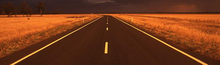
%> input picture Practicas/Practica5_DeteccionBordes/P5.tif, 220 x 65 px, shrunk from 635 x 188 before the run
$ octave Practica_5_tercera_parte.m   (GNU Octave 9; MATLAB toolbox functions it lacks are replaced by stand-ins)
%> lines starting %> are read from the running program, lines starting %| are printed output that depends on the picture; in (x1, y1, x2, y2) boxes, pixels count from 0 and x2, y2 are one past the last pixel; in counts of white or black regions, pixels touching at a corner belong together; the program's own positions count from 1
### Practicas/Practica5_DeteccionBordes/Funcion_Calcula_Gradiente.m
function [Gx, Gy, ModG] = Funcion_Calcula_Gradiente(imagen, Hx, Hy)

    % Obtenemos tamaño de la imagen
    [filas, columnas] = size(imagen);

    % Obtenemos tamaño de las mascaras Hx y Hy que serán
    % de las mismas dimensiones
    [filasMascara, columnasMascara] = size(Hx);

    paddingFilas = floor(filasMascara / 2);
    paddingColumnas = floor(columnasMascara / 2);

    % Aplicar relleno simétrico a la imagen. El relleno de borde simétrico
    % extiende la imagen reflejando los píxeles más cercanos al borde de la
    % imagen original. Esto garantiza que no se introduzcan artefactos no
    % deseados en los bordes de la imagen resultante después de la convolución.
    imagenRellenada = padarray(imagen, [paddingFilas, paddingColumnas], "symmetric");

    % Inicializamos los gradientes
    Gx = zeros(size(imagenRellenada), "double");
    Gy = zeros(size(imagenRellenada), "double");

    % Se aplica convolución con Gauss para suavizar la imagen
    imagenRellenada = imgaussfilt(imagenRellenada, 1);

    % Iterar sobre cada píxel de la imagen
    for i = 1 + paddingFilas:filas + paddingFilas
        for j = 1 + paddingColumnas:columnas + paddingColumnas

            % Inicializar la suma para este píxel
            sumaX = 0;
            sumaY = 0;

            %disp("Posicion Imagen: " + "(" + i + ", " + j + ")");

            for m = 1: filasMascara
                for n = 1:columnasMascara

                    % Obtener las coordenadas del píxel en la imagen
                    % correspondiente al elemento de la máscara
                    filaImagen = i + m - paddingFilas - 1;
                    columnaImagen = j + n - paddingColumnas - 1;

                    %disp("Posicion Mascara: " + "(" + filaImagen + ", " + columnaImagen + ")");

                    % Verificar si el píxel está dentro de los límites de la imagen
                    if filaImagen >= 1 && filaImagen <= filas && columnaImagen >= 1 && columnaImagen <= columnas
                        % Sumar el producto del píxel en la imagen y el elemento del kernel
                        sumaX = sumaX + double(imagenRellenada(filaImagen, columnaImagen)) * Hx(m, n);
                        sumaY = sumaY + double(imagenRellenada(filaImagen, columnaImagen)) * Hy(m, n);
                    end

                end
            end

            Gx(i, j) = sumaX;
            Gy(i, j) = sumaY;

        end
    end

    % Recortar los gradientes al tamaño original
    Gx = Gx(1 + paddingFilas : filas ...
        + paddingFilas, 1 + paddingColumnas : columnas + paddingColumnas);
    Gy = Gy(1 + paddingFilas : filas ...
        + paddingFilas, 1 + paddingColumnas : columnas + paddingColumnas);

    % Se calcula la magnitud elevando cada elemento de los gradientes al
    % cuadrado, sumandolos y aplicando raiz cuadrada
    ModG = sqrt(Gx.^2 + Gy.^2);
end

### Practicas/Practica5_DeteccionBordes/calcularAnguloGradiente.m
function anguloGradiente = calcularAnguloGradiente(Gx, Gy)

    % Gx y Gy tienen ambos el mismo tamaño
    [filas, columnas] = size(Gx);

    anguloGradiente = zeros(filas, columnas, "double");

    for i = 1:filas
        for j = 1:columnas
            anguloGradiente(i, j) = atan((Gy(i, j)/Gx(i, j)));
        end
    end

    % Algunos valores contienen NaN, esto indica que no existe
    % cambio de intensidad en ninguna direccion, por lo que se
    % sustituye su valor por 0
    indicesNaN = isnan(anguloGradiente);

    anguloGradiente(indicesNaN) = 0;
end

### Practicas/Practica5_DeteccionBordes/aplicarSupresionNoMaxima.m
function imagenSupresion = aplicarSupresionNoMaxima(Em, Eo)

    % Creamos las direcciones y las convertimos a radianes
    d = [deg2rad(0), deg2rad(45), deg2rad(90), deg2rad(135)];

    % Obtenemos el tamaño de la magnitud y el angulo, que son idénticos
    [filas, columnas] = size(Em);

    % Inicializamos la imagen de supresión no máxima
    imagenSupresion = zeros(filas, columnas, "double");

    for i = 1:filas
        for j = 1:columnas

            % Obtenemos la dirección del ángulo del gradiente
            direccionEo = Eo(i,j);

            % Se restan las direcciones preestablecidas con la dirección
            % del ángulo del gradiente, y se coge su valor absoluto
            diferenciaDirecciones = [abs(d(1) - direccionEo), ...
                abs(d(2) - direccionEo), abs(d(3) - direccionEo), ...
                abs(d(4) - direccionEo)];

            % Aquella resta con menor valor indicara en indice de la
            % dirección más aproximada
            indiceDireccionAproximada = find(diferenciaDirecciones == ...
                min(diferenciaDirecciones));

            direccionAproximada = d(indiceDireccionAproximada);

            if direccionAproximada == d(1)
                indicesAEvaluar = [i, (j - 1), i, (j + 1)];
            elseif direccionAproximada == d(2)
                indicesAEvaluar = [(i + 1), (j - 1), (i - 1), (j + 1)];
            elseif direccionAproximada == d(3)
                indicesAEvaluar = [(i - 1), j, (i + 1), j];
            elseif direccionAproximada == d(4)
                indicesAEvaluar = [(i - 1), (j - 1), (i + 1), (j + 1)];
            end

            pixelDireccionNegativa = 0;
            pixelDireccionPositiva = 0;

            % Si el pixel esta fuera de los límites de la imagen se ignora
            % dejando por defecto el valor 0, evitandose que Em(i,j)
            % pudiese ser menor
            if indicesAEvaluar(1) >= 1 && indicesAEvaluar(1) <= filas ...
                    && indicesAEvaluar(2) >= 1 && indicesAEvaluar(2) <= columnas

                pixelDireccionNegativa = Em(indicesAEvaluar(1), indicesAEvaluar(2));

            end

            if indicesAEvaluar(3) >= 1 && indicesAEvaluar(3) <= filas ...
                    && indicesAEvaluar(4) >= 1 && indicesAEvaluar(4) <= columnas

                pixelDireccionPositiva = Em(indicesAEvaluar(3), indicesAEvaluar(4));

            end

            pixelAExaminar = Em(i, j);

            if pixelAExaminar < pixelDireccionNegativa || ...
                    pixelAExaminar < pixelDireccionPositiva

                imagenSupresion(i, j) = 0;

            else
                imagenSupresion(i, j) = pixelAExaminar;
            end


        end
    end

end

### Practicas/Practica5_DeteccionBordes/aplicarHisteresisDeUmbral.m
function imagenBordes = aplicarHisteresisDeUmbral(imagenSupresionNoMaxima, ...
    Eo, umbralInferior, umbralSuperior)

    [filas, columnas] = size(imagenSupresionNoMaxima);

    imagenBordes = zeros(filas, columnas, "double");

    % Creamos las direcciones y las convertimos a radianes
    d = [deg2rad(0), deg2rad(45), deg2rad(90), deg2rad(135)];

    for i = 1:filas
        for j = 1:columnas

            if imagenSupresionNoMaxima(i, j) > umbralSuperior

                % Marcamos el pixel actual en la imagen de bordes
                imagenBordes(i, j) = imagenSupresionNoMaxima(i, j);

                % La normal de borde es la perpendicular al borde, es
                % decir el ángulo del gradiente en ese punto. Por tanto,
                % se deben seguir las direcciones perpendiculares a Eo(i,j)

                % Primero localizamos la dirección más próxima a Eo(i,j)
                % Obtenemos la dirección del ángulo del gradiente
                direccionEo = Eo(i,j);

                % Se restan las direcciones preestablecidas con la dirección
                % del ángulo del gradiente, y se coge su valor absoluto
                diferenciaDirecciones = [abs(d(1) - direccionEo), ...
                    abs(d(2) - direccionEo), abs(d(3) - direccionEo), ...
                    abs(d(4) - direccionEo)];

                % Aquella resta con menor valor indicara en indice de la
                % dirección más aproximada
                indiceDireccionAproximada = find(diferenciaDirecciones == ...
                    min(diferenciaDirecciones));

                direccionAproximada = d(indiceDireccionAproximada);

                % Las perpendiculares a las direcciones serán los índices
                % que evaluemos. De 0º será 90º, de 45º será 135º, y así
                % sucesivamente
                if direccionAproximada == d(1)
                    indicesAEvaluar = [(i - 1), j, (i + 1), j];
                elseif direccionAproximada == d(2)
                    indicesAEvaluar = [(i - 1), (j - 1), (i + 1), (j + 1)];
                elseif direccionAproximada == d(3)
                    indicesAEvaluar = [i, (j - 1), i, (j + 1)];
                elseif direccionAproximada == d(4)
                    indicesAEvaluar = [(i + 1), (j - 1), (i - 1), (j + 1)];
                end

                % Si el pixel esta fuera de los límites de la imagen se ignora
                % dejando por defecto el valor 0, evitandose que Em(i,j)
                % pudiese ser menor
                if indicesAEvaluar(1) >= 1 && indicesAEvaluar(1) <= filas ...
                        && indicesAEvaluar(2) >= 1 && indicesAEvaluar(2) <= columnas

                    pixelDireccionNegativa = imagenSupresionNoMaxima(indicesAEvaluar(1), indicesAEvaluar(2));

                    if pixelDireccionNegativa > umbralInferior
                        imagenBordes(indicesAEvaluar(1), indicesAEvaluar(2)) ...
                            = pixelDireccionNegativa;
                    end

                end

                if indicesAEvaluar(3) >= 1 && indicesAEvaluar(3) <= filas ...
                        && indicesAEvaluar(4) >= 1 && indicesAEvaluar(4) <= columnas

                    pixelDireccionPositiva = imagenSupresionNoMaxima(indicesAEvaluar(3), indicesAEvaluar(4));

                     if pixelDireccionPositiva > umbralInferior
                        imagenBordes(indicesAEvaluar(3), indicesAEvaluar(4)) ...
                            = pixelDireccionPositiva;
                     end
                end

            end

        end
    end

end

### Practicas/Practica5_DeteccionBordes/aplicarLaplacianaGaussiana.m
function imagenLaplacianaGaussiana = aplicarLaplacianaGaussiana(imagen, ...
    desviacionTipica)

    % Calculamos máscara laplaciana-gaussiana

    % Calculamos el tamaño del operador W
    W = ceil(3 * 2 * sqrt(2) * desviacionTipica);

    % Centro de la máscara WxW
    center = (W-1)/2;

    % Inicializar la máscara del filtro Gaussiano
    filtroGaussiano = zeros(W);

    % Calcular la máscara del filtro Gaussiano manualmente
    for i = 1:W
        for j = 1:W
            % Distancias desde el centro de la máscara
            x = i - center - 1;
            y = j - center - 1;

            % Calcular el valor del filtro Gaussiano en (i,j)
            filtroGaussiano(i, j) = (1/(pi*desviacionTipica^4)) * ...
                ((x^2 + y^2) / (2 * desviacionTipica^2) - 1) * ...
                exp(-1/2 * (x^2 + y^2) / desviacionTipica^2);
        end
    end

    % Normalizar la máscara del filtro Gaussiano, la normalización de
    % la máscara del filtro gaussiano se realiza para garantizar que
    % la suma de todos los elementos de la máscara sea igual a 1.
    % Esto es crucial para que la convolución con la máscara no altere
    % la intensidad global de la imagen.
    H = filtroGaussiano / sum(filtroGaussiano(:));

    H_LoG = H - mean(H, "all");

    % Aplicamos convolución con la máscara de la laplaciana gaussiana a la
    % imagen

    % Obtenemos tamaño de la imagen
    [filas, columnas] = size(imagen);

    % Obtenemos tamaño de la mascara
    [filasMascara, columnasMascara] = size(H_LoG);

    paddingFilas = floor(filasMascara / 2);
    paddingColumnas = floor(columnasMascara / 2);

    % Aplicar relleno simétrico a la imagen. El relleno de borde simétrico
    % extiende la imagen reflejando los píxeles más cercanos al borde de la
    % imagen original. Esto garantiza que no se introduzcan artefactos no
    % deseados en los bordes de la imagen resultante después de la convolución.
    imagenRellenada = padarray(imagen, [paddingFilas, paddingColumnas], "symmetric");

    % Inicializamos la imagen filtrada
    imagenLaplacianaGaussiana = zeros(size(imagenRellenada), "double");

    % Iterar sobre cada píxel de la imagen
    for i = 1 + paddingFilas:filas + paddingFilas
        for j = 1 + paddingColumnas:columnas + paddingColumnas

            % Inicializar la suma para este píxel
            suma = 0;

            for m = 1: filasMascara
                for n = 1:columnasMascara

                    % Obtener las coordenadas del píxel en la imagen
                    % correspondiente al elemento de la máscara
                    filaImagen = i + m - paddingFilas - 1;
                    columnaImagen = j + n - paddingColumnas - 1;

                    % Verificar si el píxel está dentro de los límites de
                    % la imagen
                    if filaImagen >= 1 && filaImagen <= filas && columnaImagen >= 1 && columnaImagen <= columnas
                        % Sumar el producto del píxel en la imagen y el
                        % elemento de la máscara
                        suma = suma + double(imagenRellenada(filaImagen, columnaImagen)) * H_LoG(m, n);
                    end

                end
            end

            imagenLaplacianaGaussiana(i, j) = suma;

        end
    end

    % Recortar los gradientes al tamaño original
    imagenLaplacianaGaussiana = imagenLaplacianaGaussiana(1 + paddingFilas : filas ...
        + paddingFilas, 1 + paddingColumnas : columnas + paddingColumnas);

    % Se invierten los niveles de gris para resaltar en negro los bordes
    imagenLaplacianaGaussiana = 255 - imagenLaplacianaGaussiana;

end

### Practicas/Practica5_DeteccionBordes/Practica_5_tercera_parte.m
imagenP5 = imread("P5.tif");
%> imagenP5 is the input picture: size 65x220x3 uint8; mean R, G, B 115.3, 56.6, 25.9

% Conseguir la imagen de intensidad
imagenP5Intensidad = rgb2gray(imagenP5);

% Conseguir imagen de intensidad con filtro gaussiano
filtroGaussiano = fspecial("gaussian", [5, 5], ...
    1.0);
imagenP5IntensidadGauss = imfilter(imagenP5Intensidad, ...
    filtroGaussiano, ...
    "conv", "replicate");

% Ejercicio 7
% -------------------------------------------------------------------------

[imagenP5Sobel, umbralP5] = edge(imagenP5Intensidad,"sobel");
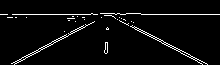
%> imagenP5Sobel: size 65x220 logical; 4.2% white in thin lines or dots, all inside (x1, y1, x2, y2) = (0, 13, 220, 65)
%> umbralP5 = 0.125
imagenP5Sobel_0_4 = edge(imagenP5Intensidad,"sobel", (0.4 * umbralP5));
%> imagenP5Sobel_0_4: size 65x220 logical; 9.7% white in thin lines or dots

[imagenP5GaussSobel, umbralP5Gauss] = edge(imagenP5IntensidadGauss,"sobel");
%> umbralP5Gauss = 0.0724
imagenP5GaussSobel_0_4 = edge(imagenP5IntensidadGauss,"sobel", ...
    (0.4 * umbralP5Gauss));
%> imagenP5GaussSobel_0_4: size 65x220 logical; 8.1% white in thin lines or dots


figure;

subplot(2, 2, 1);
imshow(imagenP5Sobel);
title("Imagen de Intensidad P5 Sobel");

subplot(2, 2, 2);
imshow(imagenP5Sobel_0_4);
title("Imagen de Intensidad P5 Sobel Umbralx0.4");

subplot(2, 2, 3);
imshow(imagenP5GaussSobel);
title("Imagen de Intensidad P5 Sobel Gauss");

subplot(2, 2, 4);
imshow(imagenP5GaussSobel_0_4);
title("Imagen de Intensidad P5 Sobel Gauss Umbralx0.4");


% Ejercicio 8
% -------------------------------------------------------------------------

% Establecemos las máscaras de Sobel
HxSobel = [-1 0 1; -2 0 2; -1 0 1];
HySobel = [-1 -2 -1; 0 0 0; 1 2 1];

[Gx, Gy, Em] = Funcion_Calcula_Gradiente(imagenP5Intensidad, HxSobel, HySobel);
%> after the loop in Funcion_Calcula_Gradiente, `for i = 1 + paddingFilas:filas + paddingFilas`:
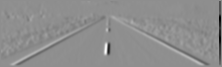
%> Gx: size 67x222 double; min -505, max 396, mean -2.8; drawn with min black and max white
%> after the loop in Funcion_Calcula_Gradiente, `for i = 1 + paddingFilas:filas + paddingFilas`:
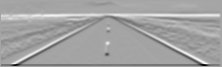
%> Gy: size 67x222 double; min -583, max 318, mean -5.6; drawn with min black and max white

Eo = calcularAnguloGradiente(Gx, Gy);
%> in calcularAnguloGradiente, `indicesNaN = isnan(anguloGradiente);`: indicesNaN: size 65x220 logical; 3.7% white in thin lines or dots
%> in calcularAnguloGradiente, `anguloGradiente(indicesNaN) = 0;`:
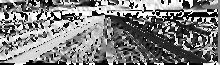
%> anguloGradiente: size 65x220 double; min -1.57, max 1.57, mean -0.0168; drawn with min black and max white

imagenSupresionNoMaxima = aplicarSupresionNoMaxima(Em, Eo);
%> after the loop in aplicarSupresionNoMaxima, `for i = 1:filas`:
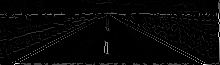
%> imagenSupresion: size 65x220 double; min 0, max 583, mean 14.2; drawn with min black and max white
%> after the loop in aplicarSupresionNoMaxima, `for i = 1:filas`: indicesAEvaluar = [66 219 64 221]
imagenBordesCanny = aplicarHisteresisDeUmbral(imagenSupresionNoMaxima, Eo, ...
    umbralP5, (0.4 * umbralP5));
%> after the loop in aplicarHisteresisDeUmbral, `for i = 1:filas`: diferenciaDirecciones = [0.785 0 0.785 1.57]; direccionAproximada = 0.785; indiceDireccionAproximada = 2; indicesAEvaluar = [64 219 66 221]; pixelDireccionNegativa = 152.7; pixelDireccionPositiva = 0

figure;
imshow(mat2gray(imagenBordesCanny));
title("Imagen de Bordes Canny");


% Ejercicio 9
% -------------------------------------------------------------------------

imagenP5LaplacianaGaussiana = ...
    aplicarLaplacianaGaussiana(imagenP5Intensidad, 1.0);
%> after the loop in aplicarLaplacianaGaussiana, `for i = 1 + paddingFilas:filas + paddingFilas`:
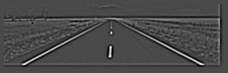
%> imagenLaplacianaGaussiana: size 73x228 double; min -257726.9, max 633383.2, mean 0; drawn with min black and max white
%> in aplicarLaplacianaGaussiana, `imagenLaplacianaGaussiana = 255 - imagenLaplacianaGaussiana;`:
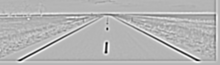
%> imagenLaplacianaGaussiana: size 65x220 double; min -633128.2, max 257981.9, mean 255; drawn with min black and max white

figure;
imshow(mat2gray(imagenP5LaplacianaGaussiana));
title("Bordes detectados por el Laplaciano de la Gaussiana");
